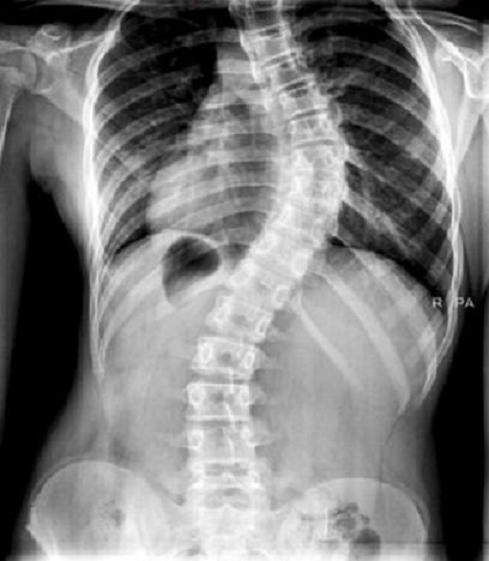
#> input picture ex8.jpg, 489 x 561 px
$ python ayuda_gtscanny.py
#> lines starting #> are read from the running program, lines starting #| are printed output that depends on the picture; after the words box and inside, x2 and y2 are one past the last pixel; in counts of white or black regions, pixels touching at a corner belong together
'''
FILLING AN IMAGE OF:
- FILLING AN IMAGE
- GRAY
- THRESHOLDING (195,300)
- SKELETONIZE

'''
import scipy.ndimage.morphology as morp
import numpy as np
import cv2
import imutils
import matplotlib.pyplot as plt
from skimage import feature


def skeletonize(img):

    struct = np.array([[[[0, 0, 0], [0, 1, 0], [1, 1, 1]],
                        [[1, 1, 1], [0, 0, 0], [0, 0, 0]]],

                       [[[0, 0, 0], [1, 1, 0], [0, 1, 0]],
                        [[0, 1, 1], [0, 0, 1], [0, 0, 0]]],

                       [[[0, 0, 1], [0, 1, 1], [0, 0, 1]],
                           [[1, 0, 0], [1, 0, 0], [1, 0, 0]]],

                       [[[0, 0, 0], [0, 1, 1], [0, 1, 0]],
                           [[1, 1, 0], [1, 0, 0], [0, 0, 0]]],

                       [[[1, 1, 1], [0, 1, 0], [0, 0, 0]],
                           [[0, 0, 0], [0, 0, 0], [1, 1, 1]]],

                       [[[0, 1, 0], [0, 1, 1], [0, 0, 0]],
                           [[0, 0, 0], [1, 0, 0], [1, 1, 0]]],

                       [[[1, 0, 0], [1, 1, 0], [1, 0, 0]],
                           [[0, 0, 1], [0, 0, 1], [0, 0, 1]]],

                       [[[0, 1, 0], [1, 1, 0], [0, 0, 0]],
                           [[0, 0, 0], [0, 0, 1], [0, 1, 1]]]])

    img = img.copy()
    last = ()
    while np.any(img != last):
        last = img
        for s in struct:
            img = np.logical_and(img, np.logical_not(
                morp.binary_hit_or_miss(img, *s)))
    return img


img = cv2.imread('ex8.jpg')
#> img is the input picture: shape (561, 489, 3); mean B, G, R 124.7, 124.7, 124.7

dimensions = img.shape
#> dimensions = (561, 489, 3)

# height, width, number of channels in image
height = img.shape[0]
#> height = 561
width = img.shape[1]
#> width = 489
qua = int(width/10)
#> qua = 48
qua2 = int(qua*3)
#> qua2 = 144
qua7 = int(qua*7)
#> qua7 = 336
img[0:height, 0:qua2] = [0]
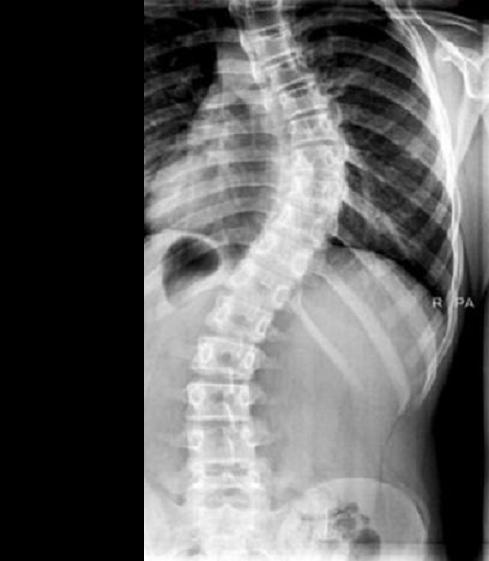
#> img: shape (561, 489, 3); mean B, G, R 95.6, 95.6, 95.6
img[0:height, qua7:width] = [0]
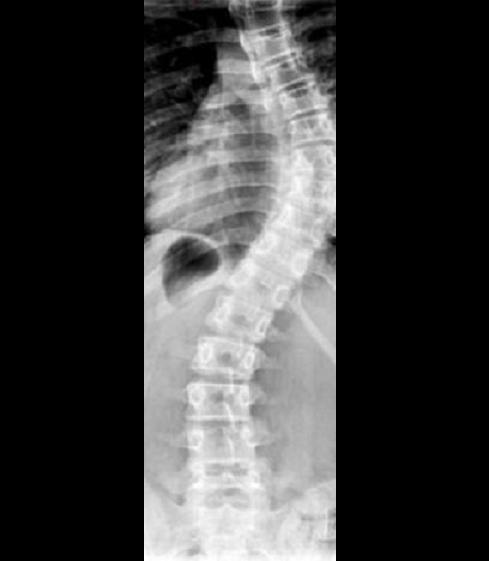
#> img: shape (561, 489, 3); mean B, G, R 63.1, 63.1, 63.1

kernel = np.ones((5, 5), np.uint8)
gray = cv2.cvtColor(img, cv2.COLOR_BGR2GRAY)
thresh = cv2.threshold(gray, 197, 300, cv2.THRESH_BINARY)[1]
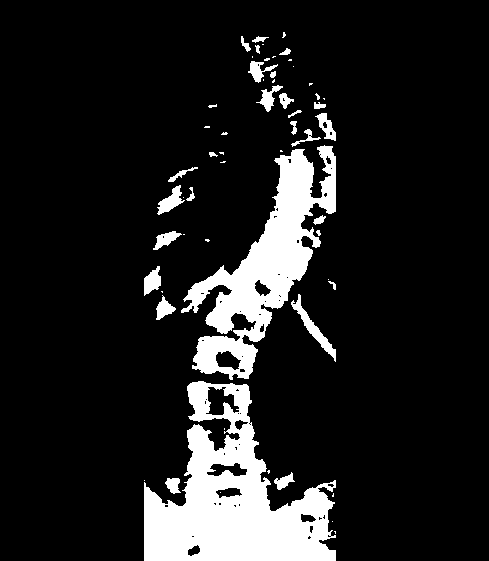
#> thresh: shape (561, 489); 12.3% white; 58 white regions (29 under 20 px), largest, box (x1, y1, x2, y2) and area: (144, 381, 336, 561) 17512, (181, 145, 336, 380) 12218, (291, 294, 336, 362) 574
edges2 = feature.canny(thresh, sigma=3)
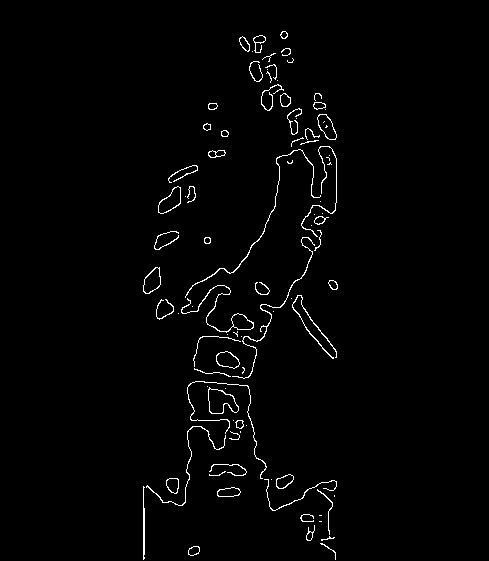
#> edges2: shape (561, 489) bool; 1.6% white in thin lines or dots, all inside (x1, y1, x2, y2) = (143, 31, 338, 560)

#> (the run stopped early here; a loop or call above may not have finished)

$ run again, with ex0.jpg copied over ex8.jpg
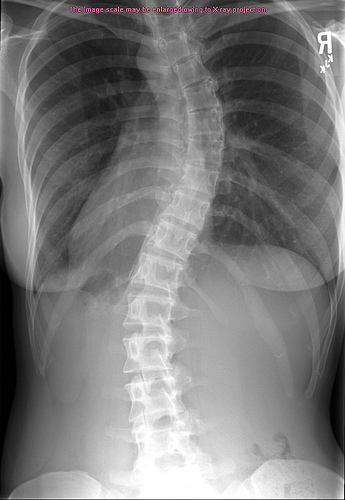
#> input picture ex0.jpg, 345 x 500 px
#> img is the input picture: shape (500, 345, 3); mean B, G, R 123.3, 123.2, 123.5
#> `thresh = cv2.threshold(gray, 197, 300, cv2.THRESH_BINARY)[1]`:
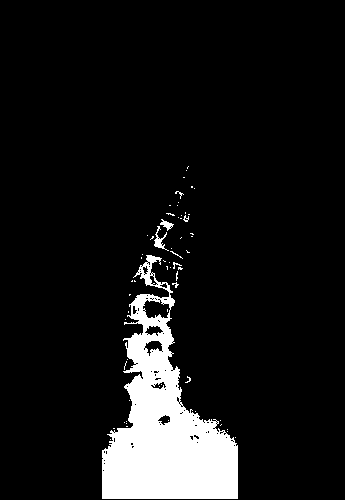
#> thresh: shape (500, 345); 9% white; 62 white regions (56 under 20 px), largest, box (x1, y1, x2, y2) and area: (102, 255, 238, 499) 15100, (154, 226, 169, 251) 117, (160, 219, 174, 231) 72, (173, 262, 182, 269) 22, (183, 215, 189, 222) 21, (175, 191, 184, 199) 20
#> `edges2 = feature.canny(thresh, sigma=3)`:
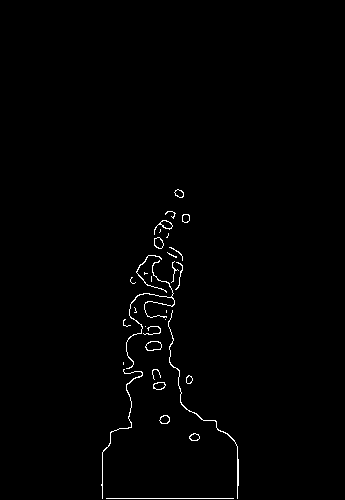
#> edges2: shape (500, 345) bool; 0.91% white in thin lines or dots, all inside (x1, y1, x2, y2) = (101, 189, 239, 499)

$ run again, with ex1.jpg copied over ex8.jpg
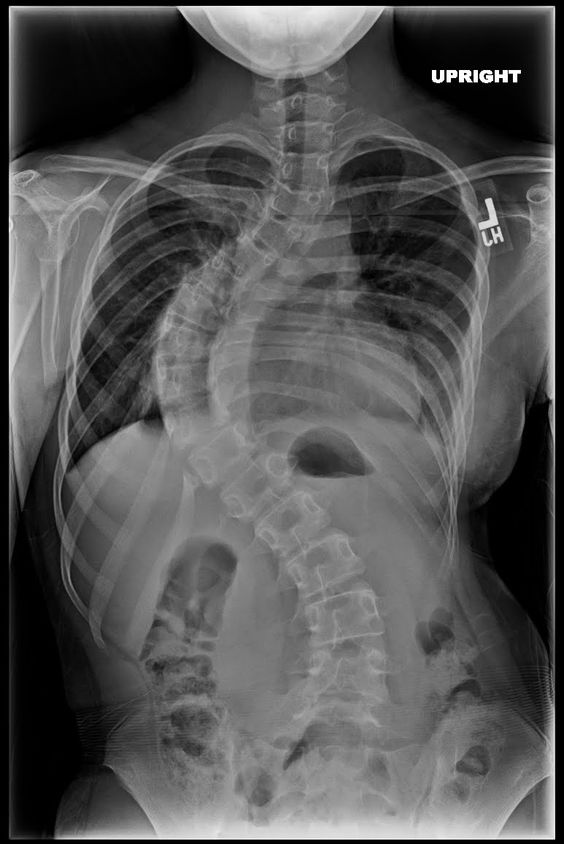
#> input picture ex1.jpg, 564 x 844 px
#> img is the input picture: shape (844, 564, 3); min 0, max 255, mean 84.7
#> `thresh = cv2.threshold(gray, 197, 300, cv2.THRESH_BINARY)[1]`:
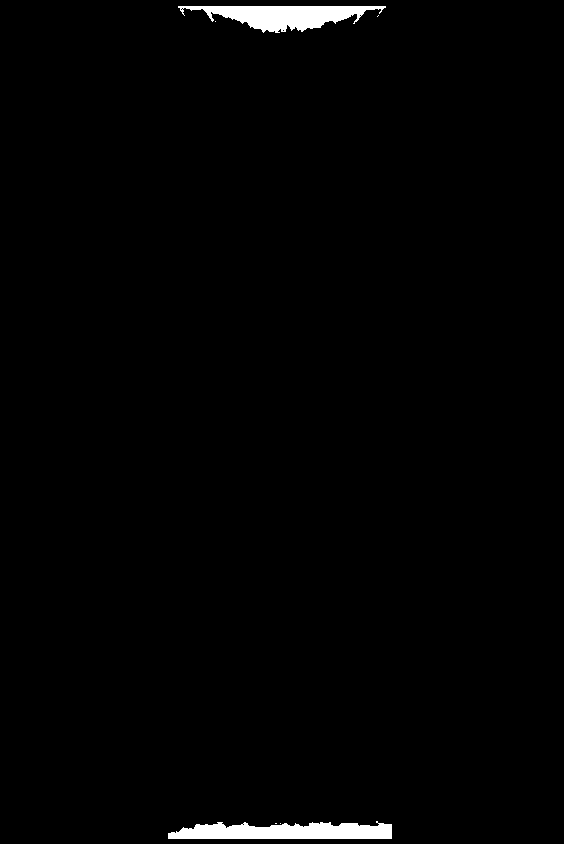
#> thresh: shape (844, 564); 1.3% white; 6 white regions (4 under 20 px), largest, box (x1, y1, x2, y2) and area: (168, 821, 392, 839) 3086, (178, 6, 386, 33) 3031
#> `edges2 = feature.canny(thresh, sigma=3)`:
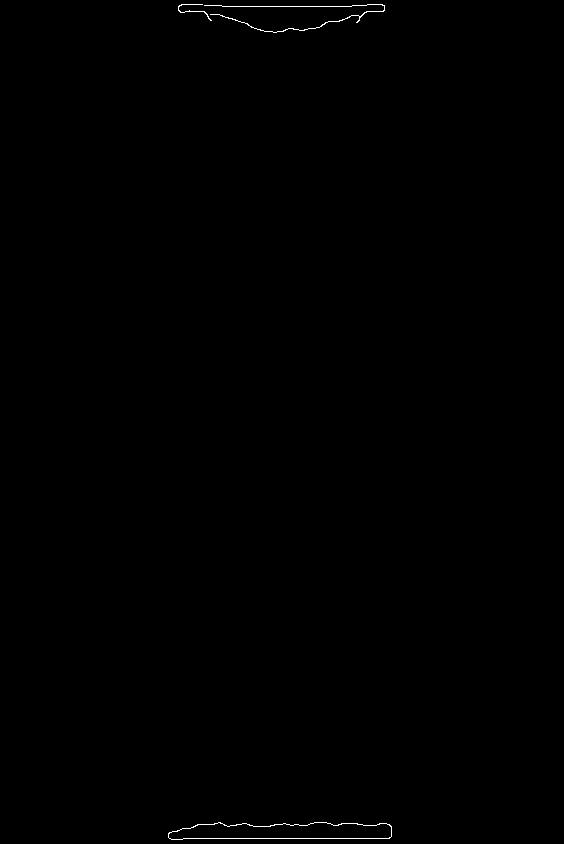
#> edges2: shape (844, 564) bool; 0.2% white in thin lines or dots, all inside (x1, y1, x2, y2) = (168, 4, 392, 840)

$ run again, with ex11.jpg copied over ex8.jpg
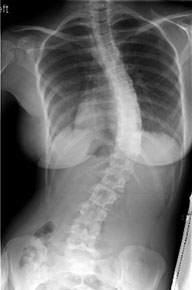
#> input picture ex11.jpg, 192 x 290 px
#> img is the input picture: shape (290, 192, 3); min 0, max 255, mean 111.7
#> `thresh = cv2.threshold(gray, 197, 300, cv2.THRESH_BINARY)[1]`:
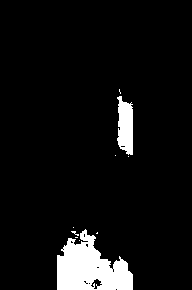
#> thresh: shape (290, 192); 6.6% white; 10 white regions (8 under 20 px), largest, box (x1, y1, x2, y2) and area: (57, 229, 133, 290) 2881, (117, 96, 133, 155) 737
#> `edges2 = feature.canny(thresh, sigma=3)`:
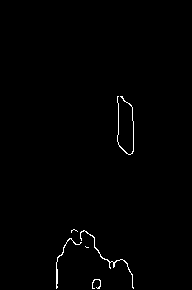
#> edges2: shape (290, 192) bool; 0.75% white in thin lines or dots, all inside (x1, y1, x2, y2) = (56, 96, 134, 289)
